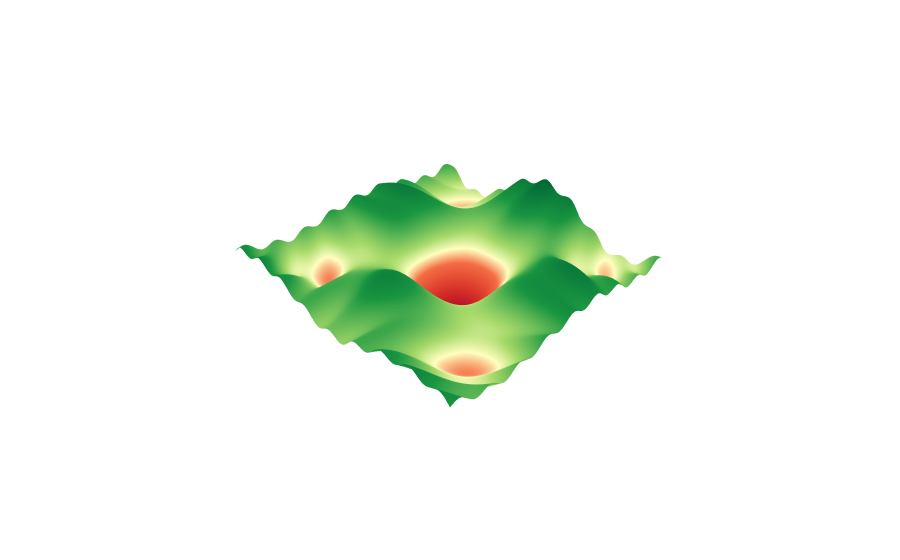

The notebook cell this image was saved under:
### Code cell
import numpy as np
import plotly.graph_objects as go

# Create meshgrid
x = np.linspace(-3, 3, 300)
y = np.linspace(-3, 3, 300)
X, Y = np.meshgrid(x, y)

# Define the landscape: global min + deep local mins
Z = (
    np.sin(1.5 * X) * np.cos(1.5 * Y) +
    0.2 * np.cos(3 * X * Y) -
    np.exp(-(X**2 + Y**2)) * 5
)

# Add deeper local minima
local_minima = [(-2, 2), (2, 2), (-2, -2), (2, -2)]
for (x0, y0) in local_minima:
    Z -= np.exp(-((X - x0)**2 + (Y - y0)**2)) * 1.8

# Custom vibrant color scale
vibrant_colorscale = [
    [0.0, "rgb(165,0,38)"],
    [0.2, "rgb(215,48,39)"],
    [0.4, "rgb(244,109,67)"],
    [0.5, "rgb(255,255,191)"],
    [0.6, "rgb(166,217,106)"],
    [0.8, "rgb(26,150,65)"],
    [1.0, "rgb(0,104,55)"],
]

# Compute min/max for tight contrast
zmin = np.min(Z)
zmax = np.max(Z)

# Plotly surface
fig = go.Figure(
    data=go.Surface(
        z=Z,
        x=X,
        y=Y,
        colorscale=vibrant_colorscale,
        showscale=False,
        cmin=zmin,
        cmax=zmax,
        lighting=dict(ambient=1.0, diffuse=0, specular=0),  # Flatten lighting for color clarity
    )
)

# Styling
fig.update_layout(
    scene=dict(
        xaxis=dict(visible=False),
        yaxis=dict(visible=False),
        zaxis=dict(visible=False),
        aspectmode='manual',
        aspectratio=dict(x=1, y=1, z=0.4),
    ),
    margin=dict(l=0, r=0, t=0, b=0),
    paper_bgcolor='white',
)

# Save high-res PNG
# fig.write_image("plotly_vibrant_landscape.png", scale=3)
fig.show()

### Figure 1 — Plotly figure (JSON) as saved in the notebook; plotly's stock layout.template omitted (floating-point values rounded to 4 significant figures; data arrays with more than 128 entries replaced by an {"elided": "..."} marker saying what was removed)
{"data": [{"cmax": 1.152, "cmin": -4.914, "colorscale": [[0, "rgb(165,0,38)"], [0.2, "rgb(215,48,39)"], [0.4, "rgb(244,109,67)"], [0.5, "rgb(255,255,191)"], [0.6, "rgb(166,217,106)"], [0.8, "rgb(26,150,65)"], [1, "rgb(0,104,55)"]], "lighting": {"ambient": 1, "diffuse": 0, "specular": 0}, "showscale": false, "type": "surface", "x": {"elided": "300x300 float values"}, "y": {"elided": "300x300 float values"}, "z": {"elided": "300x300 float values"}}], "layout": {"margin": {"b": 0, "l": 0, "r": 0, "t": 0}, "paper_bgcolor": "white", "scene": {"aspectmode": "manual", "aspectratio": {"x": 1, "y": 1, "z": 0.4}, "xaxis": {"visible": false}, "yaxis": {"visible": false}, "zaxis": {"visible": false}}}}
